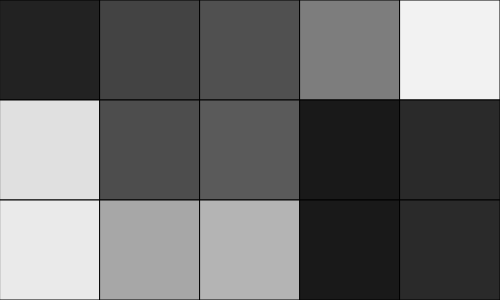
Frame 1 (no input)
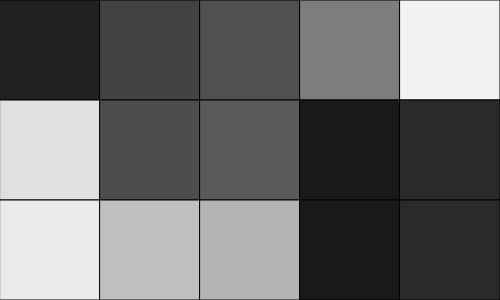
Frame 60 (no input)
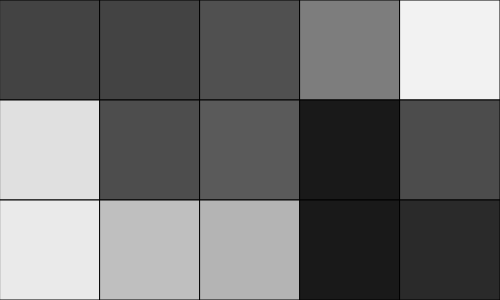
Frame 120 (the mouse pressed at the canvas centre since frame 60)

The p5.js sketch that drew these frames (run headless with seeded random() and noise() and a simulated clock; from frame 60 on, the mouse is pressed at the canvas centre):

// p5.js sketch
// ── sketch.js
// Project Title
// Your Name
// Date
//
// Extra for Experts:
// - describe what you did to take this project "above and beyond"
let grid = [[34,67,80,125,242],[224,77,90,25,42],[234,167,180,25,42]];

const NUM_ROWS = 3;
const NUM_COLS = 5;

let rectWidth, rectHeight;
let col, row;

function renderGrid(){
  for(let x = 0; x < NUM_COLS; x++){
    for(let y = 0; y < NUM_ROWS; y++){
      fill(grid[y][x]);
      rect(x * rectWidth,y * rectHeight,rectWidth,rectHeight);
    }
  }
}

function getArrayY(){
  return(int(mouseY/rectHeight));

}
function getArrayX(){
  return(int(mouseX/rectWidth));
}
function setup() {
  createCanvas(500,300);
  rectWidth = 500/NUM_COLS;
  rectHeight = 300/NUM_ROWS;
}

function draw() {
  row = getArrayY();
  col = getArrayX();
  background(220);
  renderGrid();
  if(frameCount%30===0){
    grid[int(random(NUM_ROWS))][int(random(NUM_COLS))] = random(255);
  
    print(mouseX,rectWidth,int(mouseX/rectWidth));
  }
}
